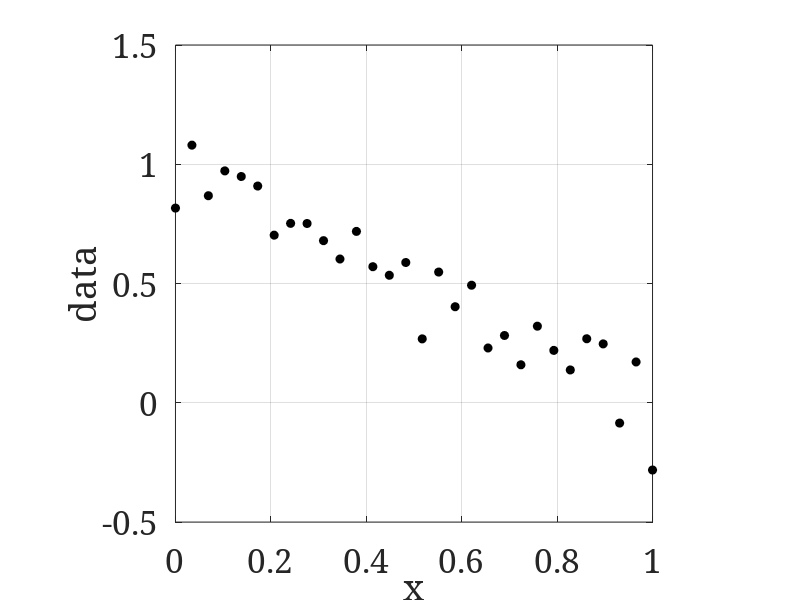
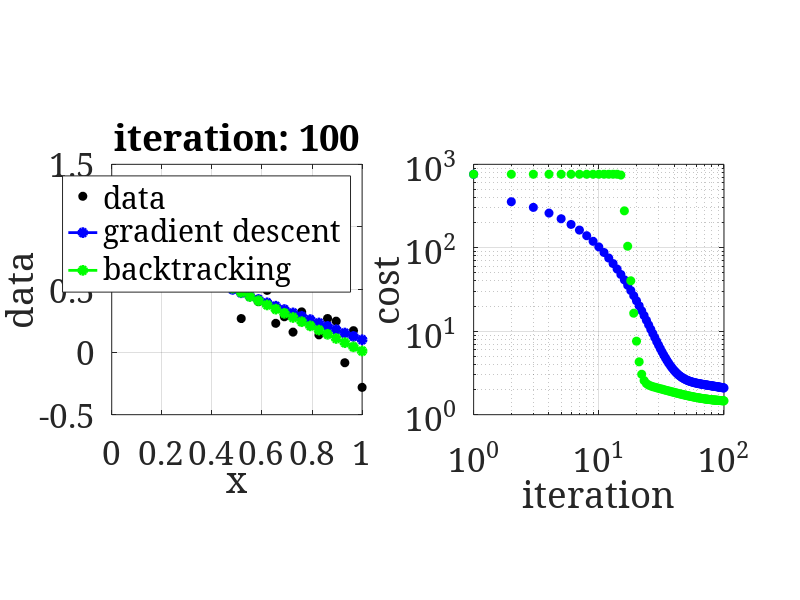

Recreate these plots in MATLAB, in order.
clc
clear, close all
set(0, 'DefaultAxesFontSize', 24);
set(0, 'DefaultFigureColor', 'w');
set(0,'defaultAxesFontName', 'serif')
rng(0)
N = 3e1;
noise = 0.15*randn(1,N);
x = linspace(0,1,N);
a = -1; b = 1;
d = a*x + b + noise;
figure(1)
plot(x,d,'ko','MarkerFaceColor','k')
axis square
xlabel('x'), ylabel('data'), grid on
%% choose initial parameters
a = a+1;
b = b+1;
a_bt = a;
b_bt = b;
%% gradient descent
numIter = 100;
stepSize = 1e-3;
stepSize_bt = 1;
figureUpdate = 100;
cost = zeros(numIter,1);
cost_bt = zeros(numIter,1);
% compute residuals
r = 2*(a*x-b-d);
r_bt = 2*(a_bt*x-b_bt-d);
% compute initial cost
cost(1) = sum( r.^2 );
cost_bt(1) = sum( r_bt.^2 );
%%
for loop = 2:numIter
    % compute gradients
    aGrad = sum(r .* x);
    bGrad = sum(r);
    a_btGrad = sum(r_bt .* x);
    b_btGrad = sum(r_bt);
    % search along negative gradient
    a = a - stepSize * aGrad;
    b = b - stepSize * bGrad;
    a_test = a_bt - stepSize_bt * a_btGrad;
    b_test = b_bt - stepSize_bt * b_btGrad;
    % compute new residuals
    r = 2*(a*x+b-d);
    r_bt_test = 2*(a_test*x+b_test-d);
    % get cost
    cost(loop) = sum( r.^2 );
    cost_bt_test = sum( r_bt_test.^2 );
    if cost_bt_test < cost_bt(loop-1)
        cost_bt(loop) = cost_bt_test;
        a_bt = a_test;
        b_bt = b_test;
        r_bt = r_bt_test;
    else
        stepSize_bt = 2/3*stepSize_bt;
        cost_bt(loop) = cost_bt(loop-1);
    end
    % show current estimate
    if mod(loop,figureUpdate)==0
        figure(2)
        subplot(1,2,1)
        plot(x,d,'ko','MarkerFaceColor','k')
        hold on
        plot(x,a*x+b,'bo-','MarkerFaceColor','b','linewidth',2)
        plot(x,a_bt*x+b_bt,'go-','MarkerFaceColor','g','linewidth',2)
        legend('data', 'gradient descent','backtracking')
        axis square, xlabel('x'), ylabel('data'), grid on
        hold off, title(['iteration: ',num2str(loop)])
        
        subplot(1,2,2)
        loglog(1:loop, cost(1:loop), 'bo','MarkerFaceColor','b')
        hold on
        loglog(1:loop, cost_bt(1:loop), 'go','MarkerFaceColor','g')
        axis square, grid on
        xlabel('iteration'), ylabel('cost')
        hold off
        drawnow
    end
end

disp(cost(end))
disp(cost_bt(end))